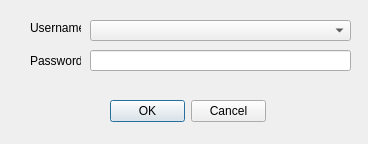
<?xml version="1.0" encoding="UTF-8"?>
<ui version="4.0">
 <class>LoginDialog</class>
 <widget class="QDialog" name="LoginDialog">
  <property name="geometry">
   <rect>
    <x>0</x>
    <y>0</y>
    <width>368</width>
    <height>144</height>
   </rect>
  </property>
  <property name="windowTitle">
   <string>Dialog</string>
  </property>
  <widget class="QLabel" name="labelUsername">
   <property name="geometry">
    <rect>
     <x>30</x>
     <y>20</y>
     <width>51</width>
     <height>16</height>
    </rect>
   </property>
   <property name="text">
    <string>Username:</string>
   </property>
  </widget>
  <widget class="QLabel" name="labelPassword">
   <property name="geometry">
    <rect>
     <x>30</x>
     <y>50</y>
     <width>51</width>
     <height>21</height>
    </rect>
   </property>
   <property name="text">
    <string>Password:</string>
   </property>
  </widget>
  <widget class="QComboBox" name="comboUsername">
   <property name="geometry">
    <rect>
     <x>90</x>
     <y>20</y>
     <width>261</width>
     <height>21</height>
    </rect>
   </property>
  </widget>
  <widget class="QLineEdit" name="editPassword">
   <property name="geometry">
    <rect>
     <x>90</x>
     <y>50</y>
     <width>261</width>
     <height>21</height>
    </rect>
   </property>
  </widget>
  <widget class="QDialogButtonBox" name="buttons">
   <property name="geometry">
    <rect>
     <x>110</x>
     <y>100</y>
     <width>156</width>
     <height>23</height>
    </rect>
   </property>
   <property name="standardButtons">
    <set>QDialogButtonBox::Cancel|QDialogButtonBox::Ok</set>
   </property>
  </widget>
 </widget>
 <resources/>
 <connections/>
</ui>
